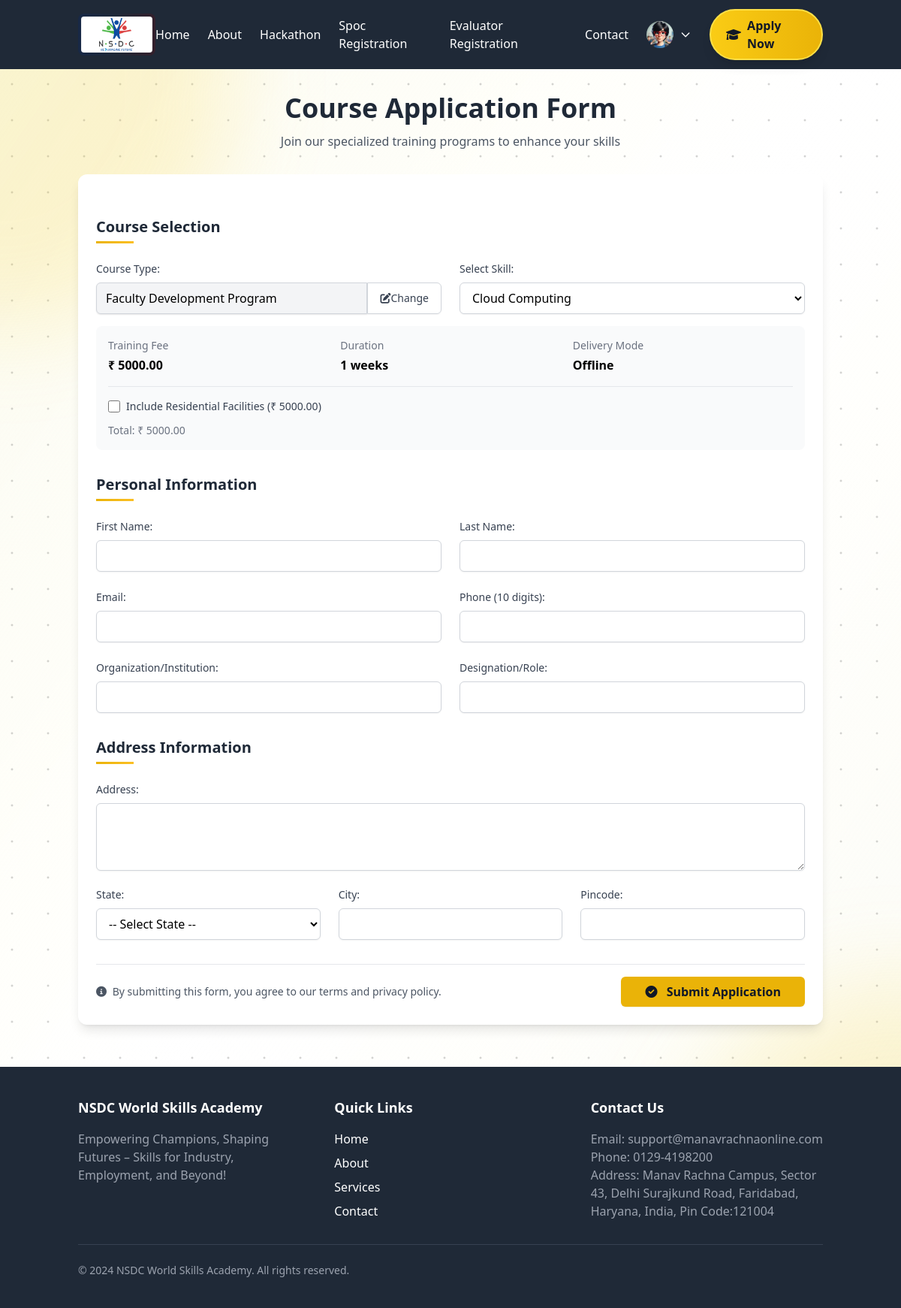
/apply/3/ (signed in), run on the app's committed database.
### mriif/models.py (models this page shows, shortened)
class Course(models.Model):
    COURSE_TYPE_CHOICES = [
        ('FDP', 'Faculty Development Program'),
        ('RTP', 'Refresher Training Program'),
        ('ORT', 'Online Refresher Training'),
        ('SBP', 'Semester Blended Program'),
        ('LTP', 'Long term Program'),
    ]
    DELIVERY_MODE_CHOICES = [
        ('OFFLINE', 'Offline'),
        ('ONLINE', 'Online'),
        ('BLENDED', 'Blended'),
    ]
    course_type = models.CharField(max_length=20, choices=COURSE_TYPE_CHOICES)
    skill = models.ForeignKey(Skill, on_delete=models.CASCADE, related_name='courses')
    delivery_mode = models.CharField(max_length=20, choices=DELIVERY_MODE_CHOICES)
    duration_weeks = models.IntegerField()
    training_fee = models.DecimalField(max_digits=10, decimal_places=2)
    residential_fee = models.DecimalField(max_digits=10, decimal_places=2, null=True, blank=True)
    nsdc_share_percentage = models.DecimalField(max_digits=5, decimal_places=2, default=15.00)
    mrei_share_percentage = models.DecimalField(max_digits=5, decimal_places=2, default=85.00)
    requires_industry_cert = models.BooleanField(default=False)
    active = models.BooleanField(default=True)
    class Meta:
        unique_together = ('course_type', 'skill')

### mriif/views.py (the view, shortened to what this page needs)
# urls.py: path('apply/', views.course_application, name='course_application'),
def course_application(request, course_id=None):
    selected_course = None
    course_types = dict(Course.COURSE_TYPE_CHOICES)
    selected_course_type = request.GET.get('course_type')
    course_type_display = None
    courses = []
    residential_preselect = request.GET.get('residential') == '1'
    if course_id:
        selected_course = get_object_or_404(Course, id=course_id)
        selected_course_type = selected_course.course_type
        courses = Course.objects.filter(course_type=selected_course_type, active=True)
        course_type_display = dict(Course.COURSE_TYPE_CHOICES).get(selected_course_type)
    elif selected_course_type:
        courses = Course.objects.filter(course_type=selected_course_type, active=True)
        course_type_display = dict(Course.COURSE_TYPE_CHOICES).get(selected_course_type)
    return render(request, 'mriif/course_application.html', {
        'courses': courses,
        'course_types': course_types,
        'selected_course_type': selected_course_type,
        'course_type_display': course_type_display,
        'selected_course': selected_course,
        'residential_preselect': residential_preselect
    })

### mriif/templates/mriif/course_application.html (shortened to what this page needs)
{% load static %}
<!DOCTYPE html>
<html lang="en">
<head>
    <script src="https://cdn.tailwindcss.com"></script>
    <link href="https://cdnjs.cloudflare.com/ajax/libs/font-awesome/6.0.0-beta3/css/all.min.css" rel="stylesheet">
</head>
<body class="bg-gradient-to-br from-gray-50 via-yellow-50/30 to-gray-50">
    {% include 'mriif/background.html' %}
    {% include 'mriif/navbar.html' %}
    <div class="container mx-auto px-4 py-8 relative z-10">
        <div class="max-w-5xl mx-auto">
            <div class="text-center mb-8 animate-fade-in">
                <h1 class="text-3xl md:text-4xl font-bold text-gray-800 mb-3">Course Application Form</h1>
                <p class="text-gray-600">Join our specialized training programs to enhance your skills</p>
            </div>
            <div class="bg-white rounded-xl shadow-lg p-6 mb-6 animate-fade-in">
                <form method="post" id="applicationForm" class="space-y-8" onsubmit="return validateForm()">
                    <div>
                        <h3 class="section-heading text-xl text-gray-800">Course Selection</h3>
                        <div class="grid md:grid-cols-2 gap-6">
                            {% if not selected_course_type %}
                            <div>
                                <label for="course_type" class="block text-sm font-medium text-gray-700 mb-2">Select Course Type:</label>
                                <select class="w-full rounded-md border border-gray-300 bg-white py-2 px-3 shadow-sm focus:outline-none focus:ring-2 focus:ring-yellow-500 focus:border-yellow-500" id="course_type" name="course_type" required>
                                    <option value="">-- Select a Course Type --</option>
                                    {% for key, value in course_types.items %}
                                    <option value="{{ key }}">{{ value }}</option>
                                    {% endfor %}
                                </select>
                            </div>
                            <div>
                                <label for="view_courses" class="block text-sm font-medium text-gray-700 mb-2">&nbsp;</label>
                                <button type="button" id="view_courses" class="w-full flex items-center justify-center px-4 py-2 border border-transparent rounded-md shadow-sm text-sm font-medium text-white bg-indigo-600 hover:bg-indigo-700 focus:outline-none focus:ring-2 focus:ring-offset-2 focus:ring-indigo-500">
                                    <i class="fas fa-search mr-2"></i> View Available Skills
                                </button>
                            </div>
                            {% else %}
                            <div>
                                <label for="course_type" class="block text-sm font-medium text-gray-700 mb-2">Course Type:</label>
                                <div class="flex rounded-md shadow-sm">
                                    <input type="text" class="flex-1 rounded-l-md border border-gray-300 bg-gray-100 py-2 px-3 shadow-sm focus:outline-none" value="{{ course_type_display }}" readonly>
                                    <a href="{% url 'course_application' %}" class="inline-flex items-center px-4 py-2 border border-gray-300 rounded-r-md bg-white text-sm font-medium text-gray-700 hover:bg-gray-50 focus:outline-none focus:ring-2 focus:ring-offset-2 focus:ring-indigo-500">
                                        <i class="fas fa-edit"></i> Change
                                    </a>
                                </div>
                            </div>
                            <div>
                                <label for="course" class="block text-sm font-medium text-gray-700 mb-2">Select Skill:</label>
                                <select class="w-full rounded-md border border-gray-300 bg-white py-2 px-3 shadow-sm focus:outline-none focus:ring-2 focus:ring-yellow-500 focus:border-yellow-500" id="course" name="course" required>
                                    {% for course in courses %}
                                    <option value="{{ course.id }}" {% if selected_course and selected_course.id == course.id %}selected{% endif %}
                                        data-fee="{{ course.training_fee }}"
                                        data-residential="{{ course.residential_fee|default:'0' }}"
                                        data-duration="{{ course.duration_weeks }}"
                                        data-mode="{{ course.get_delivery_mode_display }}">
                                        {{ course.skill.job_title }}
                                    </option>
                                    {% endfor %}
                                </select>
                            </div>
                            {% endif %}
                        </div>
                        <div id="course_details" class="mt-4 p-4 bg-gray-50 rounded-lg {% if not selected_course %}hidden{% endif %}">
                            <div class="grid md:grid-cols-3 gap-4">
                                <div>
                                    <p class="text-sm text-gray-500 mb-1">Training Fee</p>
                                    <p id="training_fee" class="font-semibold">{% if selected_course %}₹ {{ selected_course.training_fee }}{% else %}--{% endif %}</p>
                                </div>
                                <div>
                                    <p class="text-sm text-gray-500 mb-1">Duration</p>
                                    <p id="duration" class="font-semibold">{% if selected_course %}{{ selected_course.duration_weeks }} weeks{% else %}--{% endif %}</p>
                                </div>
                                <div>
                                    <p class="text-sm text-gray-500 mb-1">Delivery Mode</p>
                                    <p id="delivery_mode" class="font-semibold">{% if selected_course %}{{ selected_course.get_delivery_mode_display }}{% else %}--{% endif %}</p>
                                </div>
                            </div>
                            {% if selected_course and selected_course.residential_fee %}
                            <div class="mt-4 border-t border-gray-200 pt-4">
                                <div class="flex items-center">
                                    <input class="h-4 w-4 text-indigo-600 focus:ring-indigo-500 border-gray-300 rounded mr-2" type="checkbox" id="include_residential" name="include_residential" {% if residential_preselect %}checked{% endif %}>
                                    <label class="text-sm text-gray-700" for="include_residential">
                                        Include Residential Facilities (₹ <span id="residential_fee">{{ selected_course.residential_fee }}</span>)
                                    </label>
                                </div>
                                <div class="mt-3">
                                    <p class="text-sm text-gray-500">Total: ₹ <span id="total_amount">{% if residential_preselect %}{{ selected_course.training_fee|add:selected_course.residential_fee }}{% else %}{{ selected_course.training_fee }}{% endif %}</span></p>
                                </div>
                            </div>
                            {% endif %}
                        </div>
                    </div>
                    <div>
                        <h3 class="section-heading text-xl text-gray-800">Personal Information</h3>
                        <div class="grid md:grid-cols-2 gap-6">
                            <div>
                                <label for="first_name" class="block text-sm font-medium text-gray-700 mb-2">First Name:</label>
                                <input type="text" class="w-full rounded-md border border-gray-300 bg-white py-2 px-3 shadow-sm focus:outline-none focus:ring-2 focus:ring-yellow-500 focus:border-yellow-500" id="first_name" name="first_name" required>
                            </div>
                            <div>
                                <label for="last_name" class="block text-sm font-medium text-gray-700 mb-2">Last Name:</label>
                                <input type="text" class="w-full rounded-md border border-gray-300 bg-white py-2 px-3 shadow-sm focus:outline-none focus:ring-2 focus:ring-yellow-500 focus:border-yellow-500" id="last_name" name="last_name" required>
                            </div>
                            <div>
                                <label for="email" class="block text-sm font-medium text-gray-700 mb-2">Email:</label>
                                <input type="email" class="w-full rounded-md border border-gray-300 bg-white py-2 px-3 shadow-sm focus:outline-none focus:ring-2 focus:ring-yellow-500 focus:border-yellow-500" id="email" name="email" required>
                            </div>
                            <div>
                                <label for="phone" class="block text-sm font-medium text-gray-700 mb-2">Phone (10 digits):</label>
                                <input type="tel" class="w-full rounded-md border border-gray-300 bg-white py-2 px-3 shadow-sm focus:outline-none focus:ring-2 focus:ring-yellow-500 focus:border-yellow-500" id="phone" name="phone" pattern="[0-9]{10}" title="Phone number must be exactly 10 digits" maxlength="10" required>
                            </div>
                            <div>
                                <label for="organization" class="block text-sm font-medium text-gray-700 mb-2">Organization/Institution:</label>
                                <input type="text" class="w-full rounded-md border border-gray-300 bg-white py-2 px-3 shadow-sm focus:outline-none focus:ring-2 focus:ring-yellow-500 focus:border-yellow-500" id="organization" name="organization" required>
                            </div>
                            <div>
                                <label for="designation" class="block text-sm font-medium text-gray-700 mb-2">Designation/Role:</label>
                                <input type="text" class="w-full rounded-md border border-gray-300 bg-white py-2 px-3 shadow-sm focus:outline-none focus:ring-2 focus:ring-yellow-500 focus:border-yellow-500" id="designation" name="designation" required>
                            </div>
                        </div>
                    </div>
                    <div>
                        <h3 class="section-heading text-xl text-gray-800">Address Information</h3>
                        <div class="grid md:grid-cols-1 gap-6 mb-4">
                            <div>
                                <label for="address" class="block text-sm font-medium text-gray-700 mb-2">Address:</label>
                                <textarea class="w-full rounded-md border border-gray-300 bg-white py-2 px-3 shadow-sm focus:outline-none focus:ring-2 focus:ring-yellow-500 focus:border-yellow-500" id="address" name="address" rows="3" required></textarea>
                            </div>
                        </div>
                        <div class="grid md:grid-cols-3 gap-6">
                            <div>
                                <label for="state" class="block text-sm font-medium text-gray-700 mb-2">State:</label>
                                <select class="w-full rounded-md border border-gray-300 bg-white py-2 px-3 shadow-sm focus:outline-none focus:ring-2 focus:ring-yellow-500 focus:border-yellow-500" id="state" name="state" required>
                                    <option value="">-- Select State --</option>
                                </select>
                            </div>
                            <div>
                                <label for="city" class="block text-sm font-medium text-gray-700 mb-2">City:</label>
                                <input type="text" class="w-full rounded-md border border-gray-300 bg-white py-2 px-3 shadow-sm focus:outline-none focus:ring-2 focus:ring-yellow-500 focus:border-yellow-500" id="city" name="city" required>
                            </div>
                            <div>
                                <label for="pincode" class="block text-sm font-medium text-gray-700 mb-2">Pincode:</label>
                                <input type="text" class="w-full rounded-md border border-gray-300 bg-white py-2 px-3 shadow-sm focus:outline-none focus:ring-2 focus:ring-yellow-500 focus:border-yellow-500" id="pincode" name="pincode" required>
                            </div>
                        </div>
                    </div>
                    <div class="pt-4 border-t border-gray-200">
                        <div class="flex flex-col md:flex-row justify-between items-center gap-4">
                            <div class="text-gray-600 text-sm">
                                <p><i class="fas fa-info-circle mr-1"></i> By submitting this form, you agree to our terms and privacy policy.</p>
                            </div>
                            <button type="submit" class="px-8 py-2 bg-yellow-500 hover:bg-yellow-600 text-gray-900 font-semibold rounded-md shadow-sm transition-colors duration-200 focus:outline-none focus:ring-2 focus:ring-offset-2 focus:ring-yellow-500">
                                <i class="fas fa-check-circle mr-2"></i> Submit Application
                            </button>
                        </div>
                    </div>
                </form>
            </div>
        </div>
    </div>
    {% include 'mriif/footer.html' %}
</body>
</html>

### mriif/templates/mriif/course_application.html (style rules this page uses)
.animate-fade-in { animation: fadeIn 0.8s ease-out forwards; }
.section-heading { position: relative; padding-bottom: 0.5rem; margin-bottom: 1.5rem; font-weight: 600; }
.section-heading::after { content: ""; position: absolute; left: 0; bottom: 0; height: 3px; width: 50px; background: linear-gradient(to right, #eab308, #fbbf24); }

### mriif/templates/mriif/messages.html (style rules this page uses)
.animate-fade-in { animation: fade-in 0.5s ease-out; }

### data on the page
Course: training_fee "5000.00", duration_weeks "1", delivery_mode "Offline", residential_fee "5000.00"

### other printed values
form field course "Cloud Computing"
